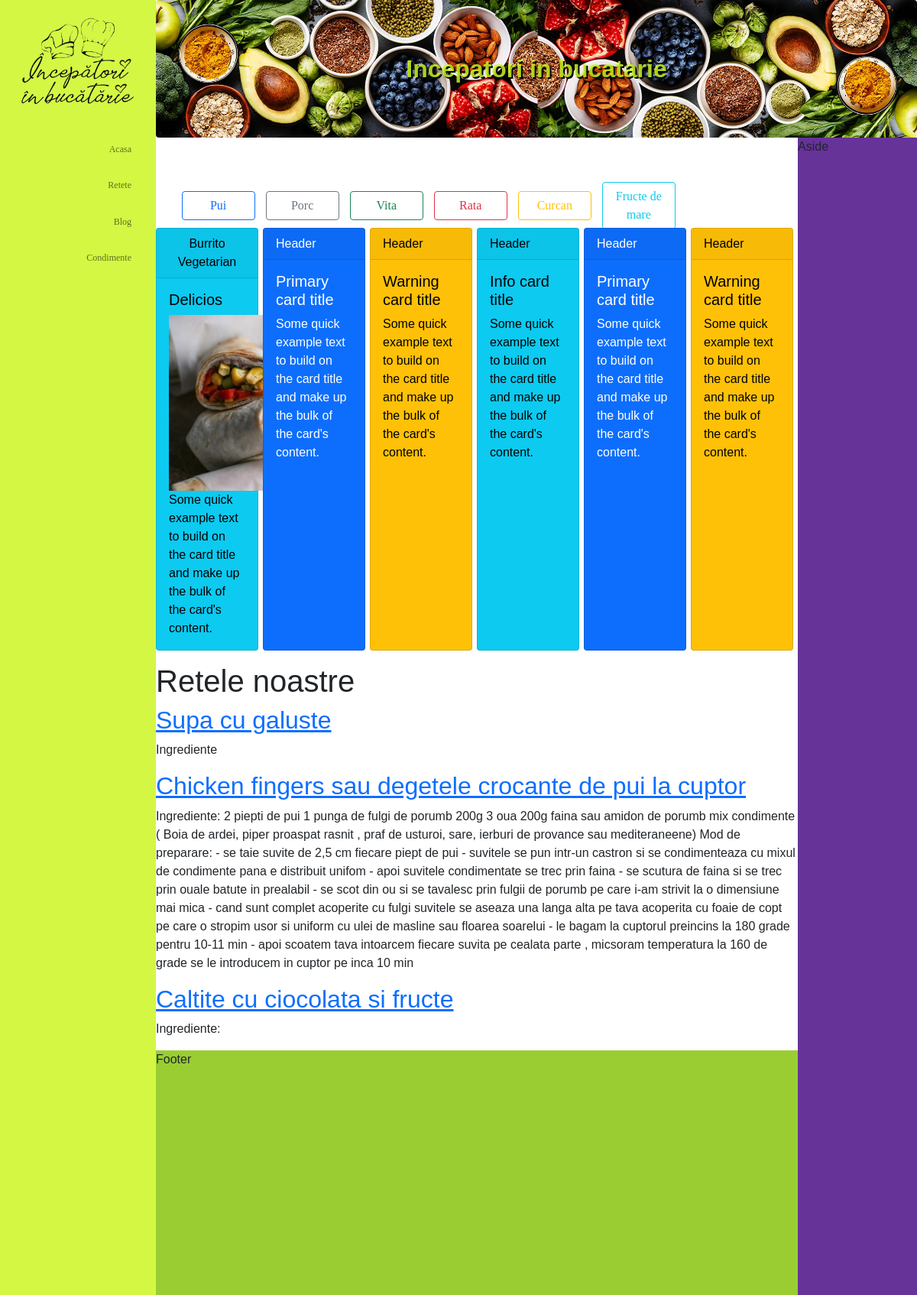
The app's page /retete with its own data.
### gatim1/models.py (models this page shows, shortened)
class Retete(models.Model):
    titlu=models.CharField(max_length=100)
    slug=models.SlugField()
    continut=models.TextField()
    date=models.DateField(auto_now_add=True)

### gatim1/views.py (the view)
# urls.py: path('retete', views.retete, name='retete'),
def retete(request):
    retete_ok = Retete.objects.all().order_by('date')
    return render(request, 'retete.html', {'retete_ok':retete_ok})

### gatim1/templates/retete.html (shortened to what this page needs)
{% load static %}
<!DOCTYPE html>
<html lang="en">
<head>
  <link href="http://fonts.cdnfonts.com/css/cassandra-personal-use" rel="stylesheet">
  <link rel='stylesheet' type='text/css' href="{% static 'gatim1/retete.css' %}">
  <link href="https://cdn.jsdelivr.net/npm/bootstrap@5.2.1/dist/css/bootstrap.min.css" rel="stylesheet">
  <link href="https://cdn.jsdelivr.net/npm/bootstrap@5.1.3/dist/css/bootstrap.min.css" rel="stylesheet">
</head>
<body>
  <nav class="outer-col-1">
    <div class="container d-flex flex-column flex-md-row">
      <nav class="navbar navbar-expand-md navbar-light d-flex flex-md-column ">
        <a href="{% url 'index' %}" class="nav-img">
            <img class="zoom" src='{% static "gatim1\media\logo.png" %}' weight="500px" height="auto" alt="Cow Home" >
        </a>
        <div class="collapse navbar-collapse w-100" id="navbarSupportedContent">
          <ul class="navbar-nav w-100 d-flex flex-md-column text-center text-md-end">
            <li>
              <a href="{% url 'index' %}" class="nav-link">Acasa</a>
            </li>
            <li>
              <a href="{% url 'retete' %}" class="nav-link" aria-current="page">Retete</a>
            </li>
            <li>
              <a href="{% url 'blog' %}" class="nav-link">Blog</a>
            </li>
            <li>
              <a href="{% url 'condimente' %}" class="nav-link">Condimente</a>
            </li>
          </ul>
      </nav>
    </div>
  </nav>
  <div class="outer-col-2" class="container">
  <div class="header">
    <div class="img-header" >
      <div class="nume-blog">
        <img src='{% static "gatim1/media/Header22.jpeg" %}' width="98%" height="180px" class="rounded mx-auto d-block"  alt="missing picture" />
        <div class="centered">Incepatori in bucatarie</div>
      </div>
    </div>
  </div>
  <div class="inner-row">
  <div class="inner-col">
  <article>
    <div class="article-btn">
      <button type="button" class="btn btn-outline-primary">Pui</button>
      <button type="button" class="btn btn-outline-secondary">Porc</button>
      <button type="button" class="btn btn-outline-success">Vita</button>
      <button type="button" class="btn btn-outline-danger">Rata</button>
      <button type="button" class="btn btn-outline-warning">Curcan</button>
      <button type="button" class="btn btn-outline-info">Fructe de mare</button>
    </div>
    <div class="middle">
      <div class="card text-bg-info mb-3" style="max-width: 18rem;">
        <div class="card-header"><center>Burrito Vegetarian</center></div>
        <div class="card-body">
          <h5 class="card-title">Delicios</h5>
          <img src='{% static "gatim1/media/burrito.jpg" %}' height="230vw" width="auto" alt="descriptive text">
          <p class="card-text">Some quick example text to build on the card title and make up the bulk of the card's content.</p>
        </div>
      </div>
      <div class="card text-bg-primary mb-3" style="max-width: 18rem;">
        <div class="card-header">Header</div>
        <div class="card-body">
          <h5 class="card-title">Primary card title</h5>
          <p class="card-text">Some quick example text to build on the card title and make up the bulk of the card's content.</p>
        </div>
      </div>
      <div class="card text-bg-warning mb-3" style="max-width: 18rem;">
        <div class="card-header">Header</div>
          <div class="card-body">
            <h5 class="card-title">Warning card title</h5>
            <p class="card-text">Some quick example text to build on the card title and make up the bulk of the card's content.</p>
          </div>
      </div>
      <div class="card text-bg-info mb-3" style="max-width: 18rem;">
        <div class="card-header">Header</div>
        <div class="card-body">
          <h5 class="card-title">Info card title</h5>
          <p class="card-text">Some quick example text to build on the card title and make up the bulk of the card's content.</p>
        </div>
      </div>
      <div class="card text-bg-primary mb-3" style="max-width: 18rem;">
        <div class="card-header">Header</div>
        <div class="card-body">
          <h5 class="card-title">Primary card title</h5>
          <p class="card-text">Some quick example text to build on the card title and make up the bulk of the card's content.</p>
        </div>
      </div>
      <div class="card text-bg-warning mb-3" style="max-width: 18rem;">
        <div class="card-header">Header</div>
        <div class="card-body">
          <h5 class="card-title">Warning card title</h5>
          <p class="card-text">Some quick example text to build on the card title and make up the bulk of the card's content.</p>
        </div>
      </div>
    </div>
    <h1>Retele noastre</h1>
      <div class="retete">
        {% for retete in retete_ok %}
          <div class="reteta">
            <h2><a href="#">{{retete.titlu}}</a></h2>
            <p>{{retete.continut}}</p>
          </div>
        {% endfor %}
      </div>
  </article>
  <footer>Footer</footer>
  </div>
  <aside>Aside
  </aside>
  </div>
  </div>
</body>

### gatim1/static/gatim1/retete.css (style rules this page uses)
* { box-sizing: border-box; font-family:'Gill Sans', 'Gill Sans MT', Calibri, 'Trebuchet MS', sans-serif ; }
body { display: flex; min-height: 60vw; flex-direction: row; margin: 0; }
.outer-col-1 { background: rgba(203, 246, 32, 0.844); flex: 1; max-width: 30vw; }
.outer-col-2 { display: flex; flex-direction: column; flex: 6; }
.inner-row { display: flex; flex-direction: row; }
.inner-col { flex: 4; }
.inner-row article { min-height: 70vh; }
.inner-row aside { background:rebeccapurple; flex: 6; }
header, footer { background: yellowgreen; height: 40vh; min-width: 70vw; }
.nume-blog { position: relative; text-align: center; color: white; }
.nume-blog > img { object-fit: cover; width: 100%; }
.centered { position: absolute; top: 50%; left: 50%; transform: translate(-50%, -50%); font-size: 4vh; font-weight: bolder; font-family: 'Cassandra Personal Use', sans-serif; text-shadow:2px 2px #000 ; color:rgba(203, 246, 32, 0.844); }
.article-btn { width: 98%; font-family:inherit; height: 8vh; margin-top: 6vh; margin-left: 2vw; }
.btn { margin-left: .8vw; margin-top: .8vw; min-width: 8vw; max-width: 8vw; font-family: Forte !important; }
.navbar-expand-md .navbar-nav .nav-link { padding-right: initial; padding-top: 1%; margin-top: 20px; font-size: 1vw; font-family: Forte !important; color: rgb(37, 184, 10); align-items: flex-start; }
.nav-img img { min-width: 10vw; padding-right: 3vw; box-sizing:initial; width: 100%; height: auto; }
.zoom { background-color:transparent; transition: transform .2s; margin: 0 auto; }
.card { margin-top: .5vw; margin-right: .5vw; }
.middle { display:flex; }

### records on screen
Retete: titlu "Supa cu galuste", continut "Ingrediente"
Retete: titlu "Chicken fingers sau degetele crocante de pui la cuptor", continut "Ingrediente: 2 piepti de pui 1 punga de fulgi de porumb 200g 3 oua 200g faina sau amidon de porumb mix condimente ( Boia de ardei, piper proaspat rasnit , praf de usturoi, sare, ierburi de provance sau mediteraneene) Mod de preparare: - se taie suvite de 2,5 cm fiecare piept de pui - suvitele se pun intr-un castron si se condimenteaza cu mixul de condimente pana e distribuit unifom - apoi suvitele condimentate se trec prin faina - se scutura de faina si se trec prin ouale batute in prealabil - se scot din ou si se tavalesc prin fulgii de porumb pe care i-am strivit la o dimensiune mai mica - cand sunt complet acoperite cu fulgi suvitele se aseaza una langa alta pe tava acoperita cu foaie de…"
Retete: titlu "Caltite cu ciocolata si fructe", continut "Ingrediente:"
